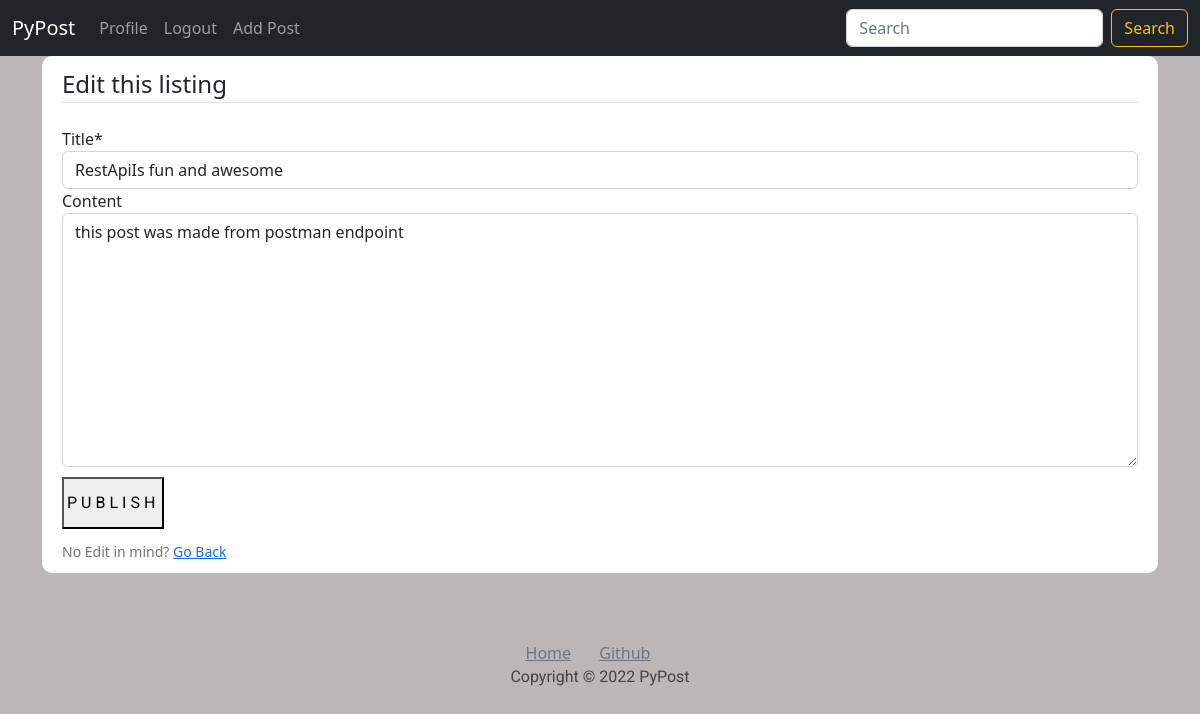
Page /post/24/update/ (signed in) on the committed database.
### blog/models.py (models this page shows, shortened)
class Post(models.Model):
    title= models.CharField(max_length=200)
    content= RichTextField(blank=True, null=True)
    date_posted=models.DateTimeField(default=timezone.now)
    authour=models.ForeignKey(User, on_delete=models.CASCADE)

### blog/views.py (the view, shortened to what this page needs)
# urls.py: path('post/<int:pk>/update/', PostUpdateView.as_view(),name="blog-update"),
class PostUpdateView(LoginRequiredMixin,UserPassesTestMixin,UpdateView):
    model= Post
    fields=['title','content']
    template_name='blog/edit.html'
    def test_func(self) :
        post= self.get_object()
        if self.request.user==post.authour:
            return True
        return False

### blog/templates/blog/edit.html (shortened to what this page needs)
{%extends 'blog/base.html'%}
{%load crispy_forms_tags%}
{%block content%}
<div class="content-section">
    <form action="" method="post">
        <fieldset class="form-group">
        <legend class="border-bottom mb-4"> Edit this listing</legend>
        {{form|crispy}}
    </fieldset>
    <div class="form-group">
    <button id="auth-links" type="submit">Publish</button>
    </div>
    </form>
    <div class="border-top-3">
        <small class="text-muted">No Edit in mind? <a href="{%url 'blog-home' %}">Go Back</a> </small>
    </div>
</div>
{%endblock content%}

### blog/static/css/base.css (style rules this page uses)
body { background-color: rgb(189, 182, 182); background-size: contain; background-repeat: no-repeat; }
.content-section { background: #ffffff; padding: 10px 20px; border-radius: 10px; margin-bottom: 20px; }
#auth-links { font-family: 'Roboto', sans-serif; position: relative; display: inline-block; padding: 12px 3px; margin: 10px 0; color: #000000; text-decoration: none; text-transform: uppercase; transition: 0.5s; letter-spacing: 4px; overflow: hidden; margin-right: 5px; }
button { cursor: pointer; box-shadow: black; }

### rows in the picture
Post: title "RestApiIs fun and awesome", content "this post was made from postman endpoint"
